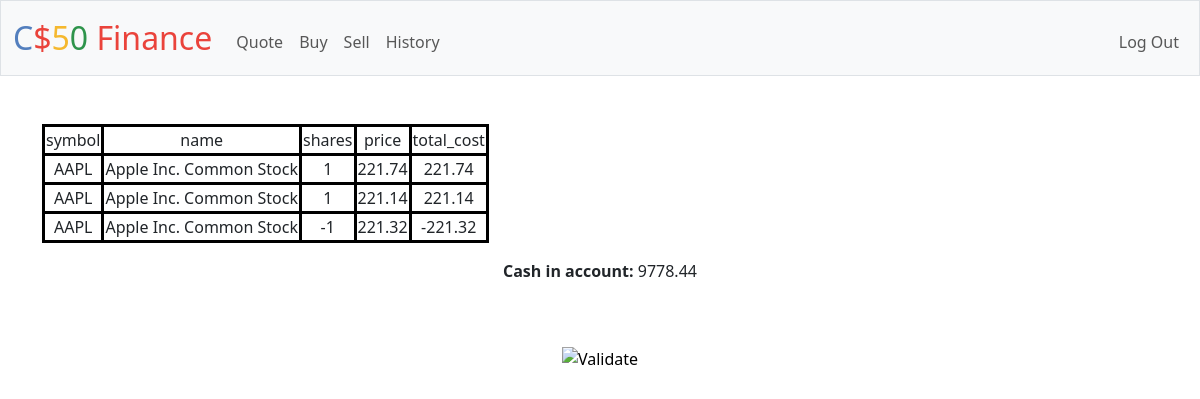
Page / (signed in) on the earlier database version.
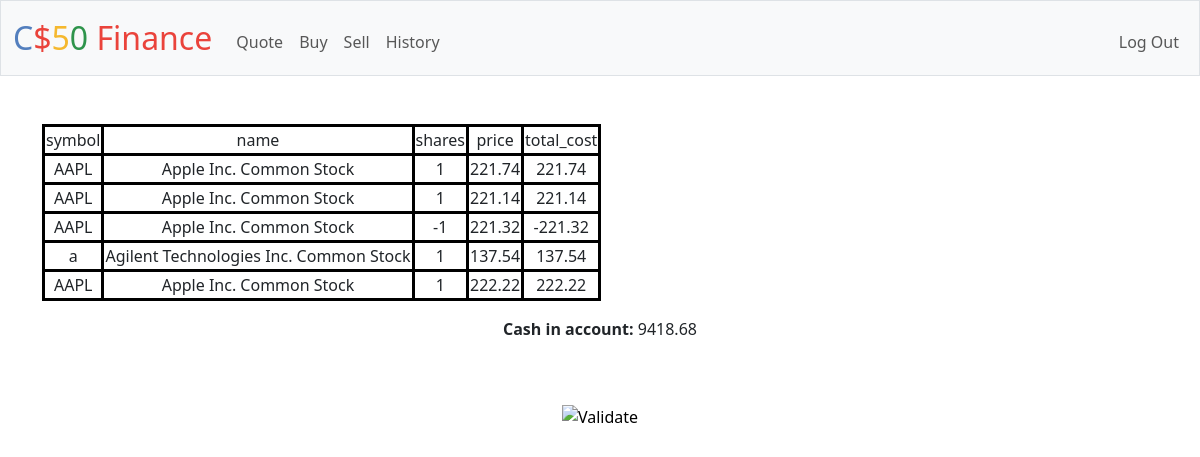
Same page on the later database version.
### tables this page shows
CREATE TABLE transactions (id INTEGER PRIMARY KEY AUTOINCREMENT NOT NULL,user_id INTEGER NOT NULL, stock_name TEXT NOT NULL, stock_symbol TEXT NOT NULL, price NUMERIC NOT NULL, time TIMESTAMP DEFAULT CURRENT_TIMESTAMP, shares INTEGER NOT NULL, status TEXT, FOREIGN KEY (user_id) REFERENCES users (id));

CREATE TABLE users (id INTEGER PRIMARY KEY AUTOINCREMENT NOT NULL, username TEXT NOT NULL, hash TEXT NOT NULL, cash NUMERIC NOT NULL DEFAULT 10000.00);

### app.py (the view)
@app.route("/")
@login_required
def index():
    user_id = session["user_id"]
    rows = db.execute("SELECT stock_symbol, stock_name, shares, price, shares * price AS total_cost FROM transactions WHERE user_id = ?", user_id)
    current_cash = db.execute("SELECT cash FROM users WHERE id = ?", user_id)[0]["cash"]
    return render_template("index.html", rows=rows, current_cash=current_cash)

### app.py (called while the page is built)
@app.after_request
def after_request(response):
    response.headers["Cache-Control"] = "no-cache, no-store, must-revalidate"
    response.headers["Expires"] = 0
    response.headers["Pragma"] = "no-cache"
    return response

### helpers.py (called while the page is built)
def login_required(f):
    @wraps(f)
    def decorated_function(*args, **kwargs):
        if session.get("user_id") is None:
            return redirect("/login")
        return f(*args, **kwargs)
    return decorated_function

### templates/index.html (shortened to what this page needs)
{% extends "layout.html" %}
{% block main %}
    <table>
        <tr>
            <td>symbol</td>
            <td>name</td>
            <td>shares</td>
            <td>price</td>
            <td>total_cost</td>
        </tr>
        <tr>
        {% for row in rows %}
            <td>{{row.stock_symbol}}</td>
            <td>{{row.stock_name}}</td>
            <td>{{row.shares}}</td>
            <td>{{row.price}}</td>
            <td>{{row.total_cost}}</td>
        </tr>
        {% endfor %}
    </table>
    <p><div><b>Cash in account: </b>{{current_cash}}</div></p>
{% endblock %}

### templates/layout.html (shortened to what this page needs)
<!DOCTYPE html>
<html lang="en">
    <head>
        <link href="https://cdn.jsdelivr.net/npm/bootstrap@5.3.3/dist/css/bootstrap.min.css" rel="stylesheet">
        <link href="/static/styles.css" rel="stylesheet">
    </head>
    <body>
        <nav class="bg-light border navbar navbar-expand-md navbar-light">
            <div class="container-fluid">
                <a class="navbar-brand" href="/"><span class="blue">C</span><span class="red">$</span><span class="yellow">5</span><span class="green">0</span> <span class="red">Finance</span></a>
                <div class="collapse navbar-collapse" id="navbar">
                    {% if session["user_id"] %}
                        <ul class="navbar-nav me-auto mt-2">
                            <li class="nav-item"><a class="nav-link" href="/quote">Quote</a></li>
                            <li class="nav-item"><a class="nav-link" href="/buy">Buy</a></li>
                            <li class="nav-item"><a class="nav-link" href="/sell">Sell</a></li>
                            <li class="nav-item"><a class="nav-link" href="/history">History</a></li>
                        </ul>
                        <ul class="navbar-nav ms-auto mt-2">
                            <li class="nav-item"><a class="nav-link" href="/logout">Log Out</a></li>
                        </ul>
                    {% else %}
                        <ul class="navbar-nav ms-auto mt-2">
                            <li class="nav-item"><a class="nav-link" href="/register">Register</a></li>
                            <li class="nav-item"><a class="nav-link" href="/login">Log In</a></li>
                        </ul>
                    {% endif %}
                </div>
            </div>
        </nav>
        <main class="container py-5 text-center">
            {% block main %}{% endblock %}
        </main>
        <footer class="mb-5">
            <form action="https://validator.w3.org/check" class="text-center" enctype="multipart/form-data" method="post" target="_blank">
                <input alt="Validate" src="/static/I_heart_validator.png" type="image">
            </form>
        </footer>
    </body>
</html>

### static/styles.css (style rules this page uses)
nav .navbar-brand { font-size: xx-large; }
nav .navbar-brand .blue { color: #537fbe; }
nav .navbar-brand .red { color: #ea433b; }
nav .navbar-brand .yellow { color: #f5b82e; }
nav .navbar-brand .green { color: #2e944b; }
table { border: solid black; }
tr { border: solid black; }
td { border: solid black; }

Differences in the rows shown:
added transactions: stock_symbol "a", stock_name "Agilent Technologies Inc. Common Stock", shares "1", price "137.54", total_cost "137.54"
added transactions: stock_symbol "AAPL", stock_name "Apple Inc. Common Stock", shares "1", price "222.22", total_cost "222.22"
changed users: cash "9778.44" → "9418.68"
